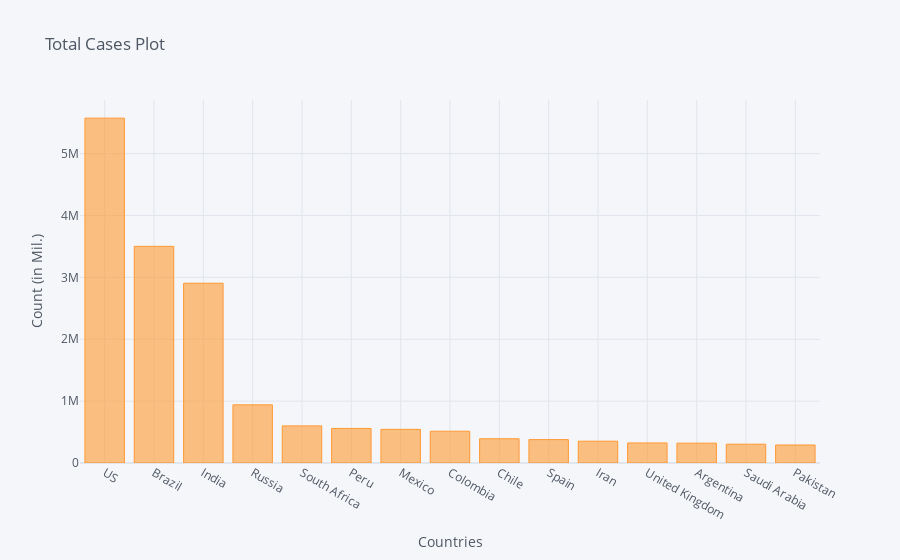

Notebook code for this chart:
### Code cell
corona_dframe_agg_plot.iplot(kind='bar', x='Country/Region', y='8/20/20',
                             title='Total Cases Plot',xTitle='Countries',yTitle='Count (in Mil.)')

### Figure 1 — Plotly figure (JSON) as saved in the notebook; plotly's stock layout.template omitted (floating-point values rounded to 4 significant figures)
{"data": [{"marker": {"color": "rgba(255, 153, 51, 0.6)", "line": {"color": "rgba(255, 153, 51, 1.0)", "width": 1}}, "name": "8/20/20", "orientation": "v", "text": "", "type": "bar", "x": ["US", "Brazil", "India", "Russia", "South Africa", "Peru", "Mexico", "Colombia", "Chile", "Spain", "Iran", "United Kingdom", "Argentina", "Saudi Arabia", "Pakistan"], "y": [5573847, 3501975, 2905825, 939833, 599940, 558420, 543806, 513719, 391849, 377906, 352558, 324203, 320884, 303973, 290958]}], "layout": {"legend": {"bgcolor": "#F5F6F9", "font": {"color": "#4D5663"}}, "paper_bgcolor": "#F5F6F9", "plot_bgcolor": "#F5F6F9", "title": {"font": {"color": "#4D5663"}, "text": "Total Cases Plot"}, "xaxis": {"gridcolor": "#E1E5ED", "showgrid": true, "tickfont": {"color": "#4D5663"}, "title": {"font": {"color": "#4D5663"}, "text": "Countries"}, "zerolinecolor": "#E1E5ED"}, "yaxis": {"gridcolor": "#E1E5ED", "showgrid": true, "tickfont": {"color": "#4D5663"}, "title": {"font": {"color": "#4D5663"}, "text": "Count (in Mil.)"}, "zerolinecolor": "#E1E5ED"}}}
